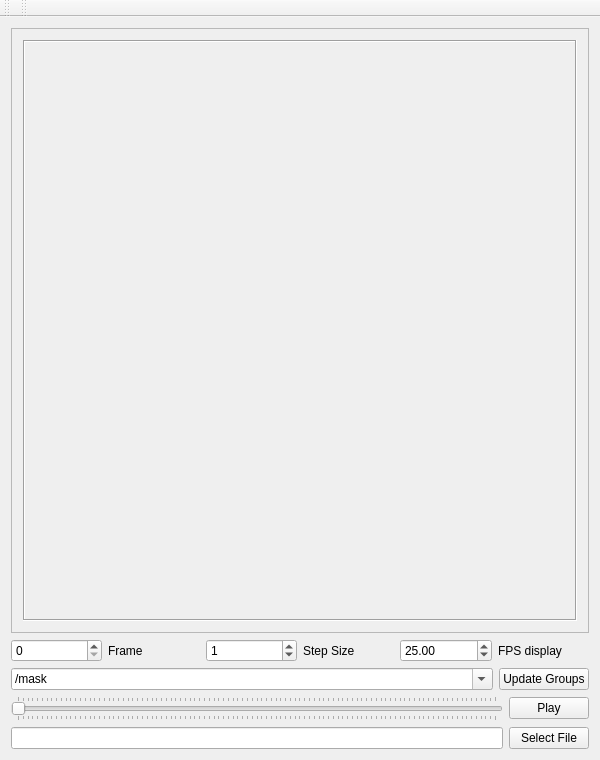
<?xml version="1.0" encoding="UTF-8"?>
<ui version="4.0">
 <class>ImageViewer</class>
 <widget class="QMainWindow" name="ImageViewer">
  <property name="geometry">
   <rect>
    <x>0</x>
    <y>0</y>
    <width>600</width>
    <height>760</height>
   </rect>
  </property>
  <property name="windowTitle">
   <string>ImageViewer</string>
  </property>
  <widget class="QWidget" name="centralWidget">
   <property name="enabled">
    <bool>true</bool>
   </property>
   <layout class="QVBoxLayout" name="verticalLayout_2">
    <item>
     <layout class="QVBoxLayout" name="verticalLayout">
      <item>
       <widget class="QScrollArea" name="scrollArea">
        <property name="frameShadow">
         <enum>QFrame::Sunken</enum>
        </property>
        <property name="widgetResizable">
         <bool>true</bool>
        </property>
        <widget class="QWidget" name="scrollAreaWidgetContents">
         <property name="geometry">
          <rect>
           <x>0</x>
           <y>0</y>
           <width>572</width>
           <height>525</height>
          </rect>
         </property>
         <layout class="QVBoxLayout" name="verticalLayout_3">
          <item>
           <widget class="QLabel" name="imageCanvas">
            <property name="sizePolicy">
             <sizepolicy hsizetype="Ignored" vsizetype="Ignored">
              <horstretch>0</horstretch>
              <verstretch>0</verstretch>
             </sizepolicy>
            </property>
            <property name="frameShape">
             <enum>QFrame::Box</enum>
            </property>
            <property name="frameShadow">
             <enum>QFrame::Sunken</enum>
            </property>
            <property name="text">
             <string/>
            </property>
           </widget>
          </item>
         </layout>
        </widget>
       </widget>
      </item>
      <item>
       <layout class="QHBoxLayout" name="horizontalLayout_3">
        <item>
         <widget class="QSpinBox" name="spinBox_frame">
          <property name="maximum">
           <number>999999999</number>
          </property>
         </widget>
        </item>
        <item>
         <widget class="QLabel" name="label_frame">
          <property name="text">
           <string>Frame</string>
          </property>
         </widget>
        </item>
        <item>
         <widget class="QSpinBox" name="spinBox_step">
          <property name="maximum">
           <number>999999999</number>
          </property>
          <property name="value">
           <number>1</number>
          </property>
         </widget>
        </item>
        <item>
         <widget class="QLabel" name="label_step">
          <property name="text">
           <string>Step Size</string>
          </property>
         </widget>
        </item>
        <item>
         <widget class="QDoubleSpinBox" name="doubleSpinBox_fps">
          <property name="maximum">
           <double>100.000000000000000</double>
          </property>
          <property name="value">
           <double>25.000000000000000</double>
          </property>
         </widget>
        </item>
        <item>
         <widget class="QLabel" name="label_fps">
          <property name="text">
           <string>FPS display</string>
          </property>
         </widget>
        </item>
       </layout>
      </item>
      <item>
       <layout class="QHBoxLayout" name="horizontalLayout_6">
        <item>
         <widget class="QComboBox" name="comboBox_h5path">
          <property name="editable">
           <bool>true</bool>
          </property>
          <item>
           <property name="text">
            <string>/mask</string>
           </property>
          </item>
          <item>
           <property name="text">
            <string>/full_data</string>
           </property>
          </item>
         </widget>
        </item>
        <item>
         <widget class="QPushButton" name="pushButton_h5groups">
          <property name="sizePolicy">
           <sizepolicy hsizetype="Maximum" vsizetype="Fixed">
            <horstretch>0</horstretch>
            <verstretch>0</verstretch>
           </sizepolicy>
          </property>
          <property name="text">
           <string>Update Groups</string>
          </property>
         </widget>
        </item>
       </layout>
      </item>
      <item>
       <layout class="QHBoxLayout" name="horizontalLayout_2">
        <item>
         <widget class="QSlider" name="imageSlider">
          <property name="cursor">
           <cursorShape>OpenHandCursor</cursorShape>
          </property>
          <property name="mouseTracking">
           <bool>true</bool>
          </property>
          <property name="autoFillBackground">
           <bool>false</bool>
          </property>
          <property name="maximum">
           <number>100</number>
          </property>
          <property name="orientation">
           <enum>Qt::Horizontal</enum>
          </property>
          <property name="invertedAppearance">
           <bool>false</bool>
          </property>
          <property name="invertedControls">
           <bool>false</bool>
          </property>
          <property name="tickPosition">
           <enum>QSlider::TicksBothSides</enum>
          </property>
         </widget>
        </item>
        <item>
         <widget class="QPushButton" name="playButton">
          <property name="text">
           <string>Play</string>
          </property>
          <property name="checkable">
           <bool>false</bool>
          </property>
         </widget>
        </item>
       </layout>
      </item>
      <item>
       <layout class="QHBoxLayout" name="horizontalLayout">
        <item>
         <widget class="QLineEdit" name="lineEdit_video">
          <property name="text">
           <string/>
          </property>
         </widget>
        </item>
        <item>
         <widget class="QPushButton" name="pushButton_video">
          <property name="text">
           <string>Select File</string>
          </property>
         </widget>
        </item>
       </layout>
      </item>
     </layout>
    </item>
   </layout>
   <zorder></zorder>
  </widget>
  <widget class="QMenuBar" name="menuBar">
   <property name="geometry">
    <rect>
     <x>0</x>
     <y>0</y>
     <width>600</width>
     <height>22</height>
    </rect>
   </property>
  </widget>
  <widget class="QToolBar" name="mainToolBar">
   <attribute name="toolBarArea">
    <enum>TopToolBarArea</enum>
   </attribute>
   <attribute name="toolBarBreak">
    <bool>false</bool>
   </attribute>
  </widget>
  <widget class="QToolBar" name="toolBar">
   <property name="windowTitle">
    <string>toolBar</string>
   </property>
   <attribute name="toolBarArea">
    <enum>TopToolBarArea</enum>
   </attribute>
   <attribute name="toolBarBreak">
    <bool>false</bool>
   </attribute>
  </widget>
 </widget>
 <layoutdefault spacing="6" margin="11"/>
 <resources/>
 <connections/>
</ui>
